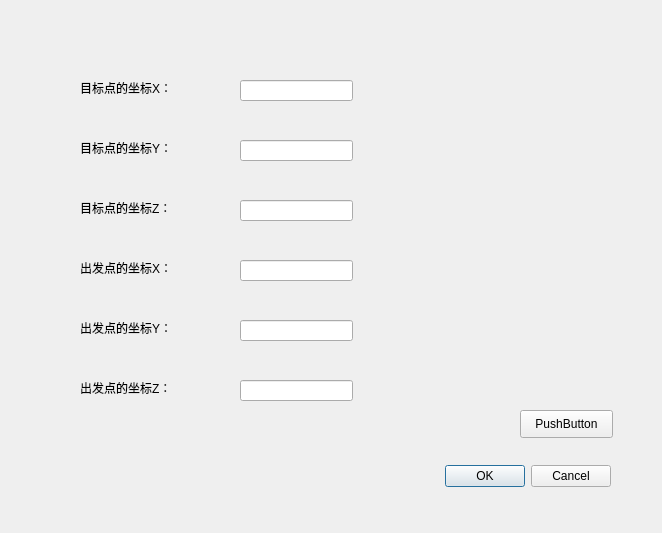
<?xml version="1.0" encoding="UTF-8"?>
<ui version="4.0">
 <class>Dialog</class>
 <widget class="QDialog" name="Dialog">
  <property name="geometry">
   <rect>
    <x>0</x>
    <y>0</y>
    <width>662</width>
    <height>533</height>
   </rect>
  </property>
  <property name="windowTitle">
   <string>Dialog</string>
  </property>
  <widget class="QDialogButtonBox" name="buttonBox">
   <property name="geometry">
    <rect>
     <x>400</x>
     <y>460</y>
     <width>211</width>
     <height>32</height>
    </rect>
   </property>
   <property name="orientation">
    <enum>Qt::Horizontal</enum>
   </property>
   <property name="standardButtons">
    <set>QDialogButtonBox::Cancel|QDialogButtonBox::Ok</set>
   </property>
  </widget>
  <widget class="QLabel" name="label">
   <property name="geometry">
    <rect>
     <x>80</x>
     <y>80</y>
     <width>111</width>
     <height>16</height>
    </rect>
   </property>
   <property name="text">
    <string>目标点的坐标X：</string>
   </property>
  </widget>
  <widget class="QLabel" name="label_2">
   <property name="geometry">
    <rect>
     <x>80</x>
     <y>140</y>
     <width>111</width>
     <height>16</height>
    </rect>
   </property>
   <property name="text">
    <string>目标点的坐标Y：</string>
   </property>
  </widget>
  <widget class="QLabel" name="label_3">
   <property name="geometry">
    <rect>
     <x>80</x>
     <y>200</y>
     <width>111</width>
     <height>16</height>
    </rect>
   </property>
   <property name="text">
    <string>目标点的坐标Z：</string>
   </property>
  </widget>
  <widget class="QLabel" name="label_4">
   <property name="geometry">
    <rect>
     <x>80</x>
     <y>260</y>
     <width>111</width>
     <height>16</height>
    </rect>
   </property>
   <property name="text">
    <string>出发点的坐标X：</string>
   </property>
  </widget>
  <widget class="QLabel" name="label_5">
   <property name="geometry">
    <rect>
     <x>80</x>
     <y>320</y>
     <width>111</width>
     <height>16</height>
    </rect>
   </property>
   <property name="text">
    <string>出发点的坐标Y：</string>
   </property>
  </widget>
  <widget class="QLabel" name="label_6">
   <property name="geometry">
    <rect>
     <x>80</x>
     <y>380</y>
     <width>111</width>
     <height>16</height>
    </rect>
   </property>
   <property name="text">
    <string>出发点的坐标Z：</string>
   </property>
  </widget>
  <widget class="QLineEdit" name="lineEdit">
   <property name="geometry">
    <rect>
     <x>240</x>
     <y>80</y>
     <width>113</width>
     <height>21</height>
    </rect>
   </property>
  </widget>
  <widget class="QLineEdit" name="lineEdit_2">
   <property name="geometry">
    <rect>
     <x>240</x>
     <y>140</y>
     <width>113</width>
     <height>21</height>
    </rect>
   </property>
  </widget>
  <widget class="QLineEdit" name="lineEdit_3">
   <property name="geometry">
    <rect>
     <x>240</x>
     <y>200</y>
     <width>113</width>
     <height>21</height>
    </rect>
   </property>
  </widget>
  <widget class="QLineEdit" name="lineEdit_4">
   <property name="geometry">
    <rect>
     <x>240</x>
     <y>260</y>
     <width>113</width>
     <height>21</height>
    </rect>
   </property>
  </widget>
  <widget class="QLineEdit" name="lineEdit_5">
   <property name="geometry">
    <rect>
     <x>240</x>
     <y>320</y>
     <width>113</width>
     <height>21</height>
    </rect>
   </property>
  </widget>
  <widget class="QLineEdit" name="lineEdit_6">
   <property name="geometry">
    <rect>
     <x>240</x>
     <y>380</y>
     <width>113</width>
     <height>21</height>
    </rect>
   </property>
  </widget>
  <widget class="QPushButton" name="pushButton_2">
   <property name="geometry">
    <rect>
     <x>520</x>
     <y>410</y>
     <width>93</width>
     <height>28</height>
    </rect>
   </property>
   <property name="text">
    <string>PushButton</string>
   </property>
  </widget>
 </widget>
 <resources/>
 <connections>
  <connection>
   <sender>buttonBox</sender>
   <signal>accepted()</signal>
   <receiver>Dialog</receiver>
   <slot>accept()</slot>
   <hints>
    <hint type="sourcelabel">
     <x>248</x>
     <y>254</y>
    </hint>
    <hint type="destinationlabel">
     <x>157</x>
     <y>274</y>
    </hint>
   </hints>
  </connection>
  <connection>
   <sender>buttonBox</sender>
   <signal>rejected()</signal>
   <receiver>Dialog</receiver>
   <slot>reject()</slot>
   <hints>
    <hint type="sourcelabel">
     <x>316</x>
     <y>260</y>
    </hint>
    <hint type="destinationlabel">
     <x>286</x>
     <y>274</y>
    </hint>
   </hints>
  </connection>
 </connections>
</ui>
